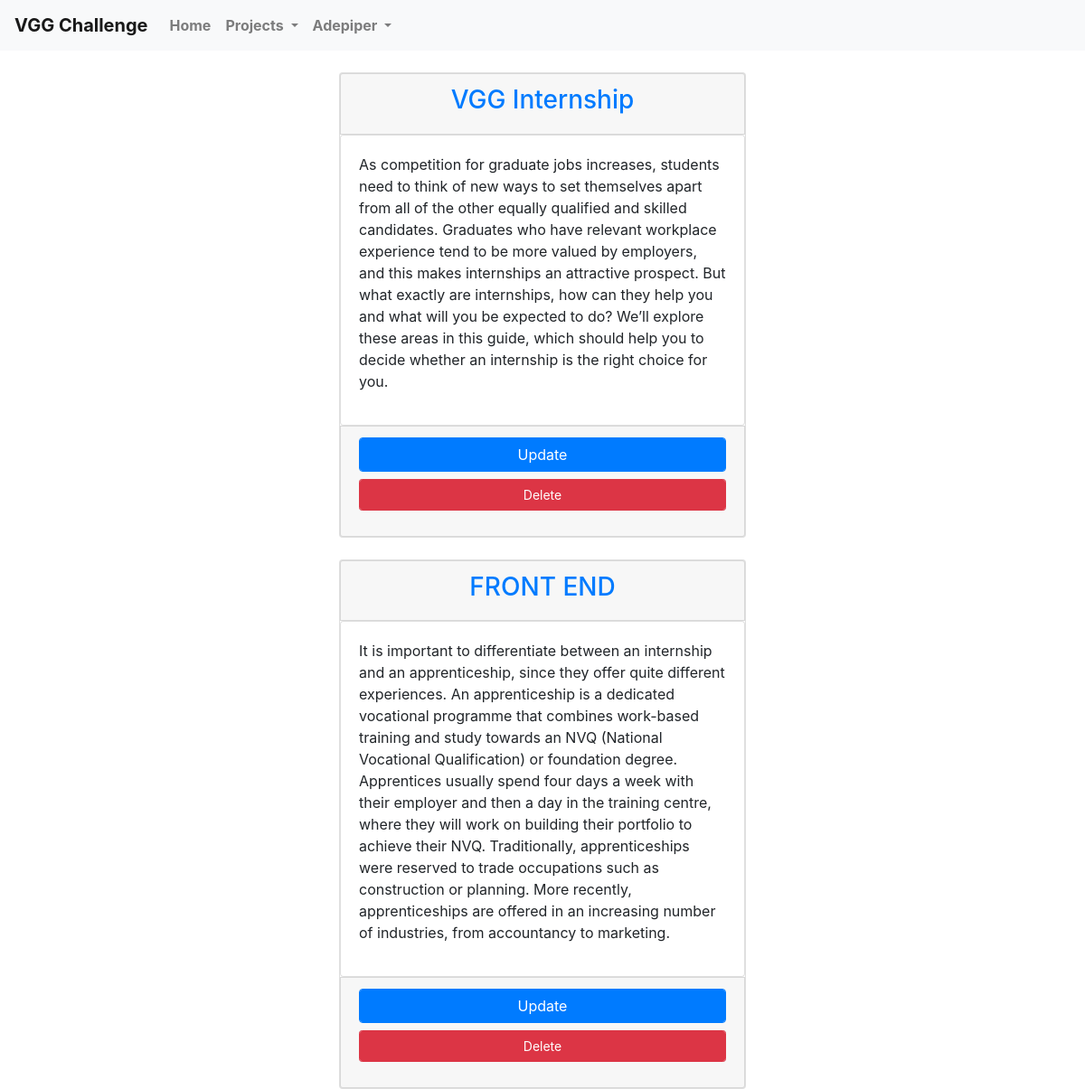
Page /project (signed in) on the committed database.
### vgginternship/models.py (models this page shows, shortened)
class User(db.Model, UserMixin):
    id = db.Column(db.Integer, primary_key=True) # primary keys are required by SQLAlchemy
    username = db.Column(db.String(100), unique=True, nullable = False)
    password = db.Column(db.String(100), nullable = False)

class Projects(db.Model):
    id = db.Column(db.Integer, primary_key=True)
    name = db.Column(db.String(100), nullable = False, unique= True)
    description = db.Column(db.Text, nullable= False)
    actions = db.relationship('Actions', backref='name', lazy=True)

### vgginternship/projects/routes.py (the view)
@projects.route('/project')
@login_required
def project():
    projects = Projects.query.all()
    return render_template('project.html', projects=projects)

### vgginternship/models.py (called while the page is built)
@login_manager.user_loader
def load_user(user_id):
    return User.query.get(int(user_id))

### vgginternship/templates/project.html (shortened to what this page needs)
{% extends "layout.html" %}
    {% block content %}
        {% for project in projects %}
        <div class="container">
            <div class="card mt-4">
              <div class="card card-header text-center">
                  <a href="{{ url_for('projects.projectz', project_id = project.id) }}"><h3>{{project.name}}</h3></a>
              </div>
              <div class="card card-body">
                  <p>{{project.description}}</p>
              </div>
              <div class="card card-footer">
                <div class="form-group">
                  <a class="form-control mb-2 text-center btn btn-primary" href="{{ url_for('projects.updateProject', project_id = project.id) }}">Update</a>
                  <button type="button" data-toggle="modal" data-target="#deleteModal" class="btn btn-danger btn-sm form-control">Delete</button>
                  </div>
              </div>
            </div>
                  </div>
        {% endfor %}
    {% endblock content %}

### vgginternship/templates/layout.html (shortened to what this page needs)
<!doctype html>
<html lang="en">
  <head>
    <link rel="stylesheet" href="https://stackpath.bootstrapcdn.com/bootstrap/4.4.1/css/bootstrap.min.css">
    <link rel="stylesheet" href="{{url_for('static', filename ='style.css')}}">
  </head>
  <body>
        <nav class="navbar navbar-expand-lg navbar-light bg-light font-weight-bold">
                <a class="navbar-brand" href="/">VGG Challenge</a>
                <div class="collapse navbar-collapse" id="navbarNav">
                  <ul class="navbar-nav">
                    <li class="nav-item ">
                      <a class="nav-link" href="{{ url_for('main.home') }}">Home <span class="sr-only">(current)</span></a>
                    </li>
                    {% if current_user.is_authenticated %}
                      <li class="nav-item dropdown">
                          <a class="nav-link dropdown-toggle" href="{{ url_for('projects.project') }}" id="navbarDropdown" role="button" data-toggle="dropdown" aria-haspopup="true" aria-expanded="false">
                            Projects
                          </a>
                        </li>
                        <li class="nav-item dropdown float-right">
                            <a class="nav-link dropdown-toggle" href="#" id="navbarDropdown" role="button" data-toggle="dropdown" aria-haspopup="true" aria-expanded="false">
                              {{current_user.username}}
                            </a>
                          </li>
                    {% endif %}
                  </ul>
                </div>
              </nav>
        {% block content %}
        {% endblock %}
    </body>
    </html>

### vgginternship/static/style.css (style rules this page uses)
@media (min-width: 968px) { .container { width: 40% !important; } }

### rows in the picture
User: username "Adepiper"
Projects: name "VGG Internship", description "As competition for graduate jobs increases, students need to think of new ways to set themselves apart from all of the other equally qualified and skilled candidates. Graduates who have relevant workplace experience tend to be more valued by employers, and this makes internships an attractive prospect. But what exactly are internships, how can they help you and what will you be expected to do? We’ll explore these areas in this guide, which should help you to decide whether an internship is the right choice for you."
Projects: name "FRONT END", description "It is important to differentiate between an internship and an apprenticeship, since they offer quite different experiences. An apprenticeship is a dedicated vocational programme that combines work-based training and study towards an NVQ (National Vocational Qualification) or foundation degree. Apprentices usually spend four days a week with their employer and then a day in the training centre, where they will work on building their portfolio to achieve their NVQ. Traditionally, apprenticeships were reserved to trade occupations such as construction or planning. More recently, apprenticeships are offered in an increasing number of industries, from accountancy to marketing."
